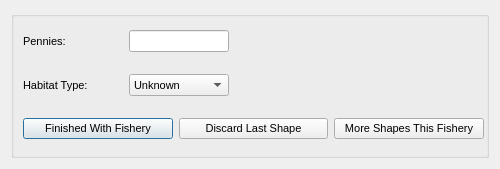
<ui version="4.0" >
 <author>Aaron Racicot</author>
 <class>NextPolygon</class>
 <widget class="QDialog" name="NextPolygon" >
  <property name="geometry" >
   <rect>
    <x>0</x>
    <y>0</y>
    <width>500</width>
    <height>169</height>
   </rect>
  </property>
  <property name="windowTitle" >
   <string>OpenOceanMap - Next Polygon</string>
  </property>
  <layout class="QHBoxLayout" >
   <item>
    <widget class="QGroupBox" name="groupBox" >
     <property name="font" >
      <font>
       <family>Tahoma</family>
       <pointsize>8</pointsize>
      </font>
     </property>
     <property name="title" >
      <string/>
     </property>
     <widget class="QWidget" name="layoutWidget" >
      <property name="geometry" >
       <rect>
        <x>12</x>
        <y>3</y>
        <width>461</width>
        <height>141</height>
       </rect>
      </property>
      <property name="font" >
       <font>
        <family>Tahoma</family>
        <pointsize>8</pointsize>
       </font>
      </property>
      <layout class="QVBoxLayout" name="verticalLayout" >
       <item>
        <layout class="QHBoxLayout" >
         <item>
          <widget class="QLabel" name="label_1" >
           <property name="minimumSize" >
            <size>
             <width>100</width>
             <height>0</height>
            </size>
           </property>
           <property name="maximumSize" >
            <size>
             <width>100</width>
             <height>16777215</height>
            </size>
           </property>
           <property name="font" >
            <font>
             <family>Tahoma</family>
             <pointsize>8</pointsize>
            </font>
           </property>
           <property name="text" >
            <string>Pennies:</string>
           </property>
          </widget>
         </item>
         <item>
          <widget class="QLineEdit" name="line_1" >
           <property name="enabled" >
            <bool>true</bool>
           </property>
           <property name="minimumSize" >
            <size>
             <width>100</width>
             <height>0</height>
            </size>
           </property>
           <property name="maximumSize" >
            <size>
             <width>100</width>
             <height>16777215</height>
            </size>
           </property>
           <property name="font" >
            <font>
             <family>Tahoma</family>
             <pointsize>8</pointsize>
            </font>
           </property>
           <property name="text" >
            <string/>
           </property>
          </widget>
         </item>
         <item>
          <widget class="QLabel" name="pl_label" >
           <property name="minimumSize" >
            <size>
             <width>50</width>
             <height>0</height>
            </size>
           </property>
           <property name="maximumSize" >
            <size>
             <width>50</width>
             <height>16777215</height>
            </size>
           </property>
           <property name="font" >
            <font>
             <family>Tahoma</family>
             <pointsize>8</pointsize>
            </font>
           </property>
           <property name="text" >
            <string/>
           </property>
          </widget>
         </item>
         <item>
          <spacer name="horizontalSpacer" >
           <property name="font" >
            <font>
             <family>Tahoma</family>
             <pointsize>8</pointsize>
            </font>
           </property>
           <property name="orientation" >
            <enum>Qt::Horizontal</enum>
           </property>
           <property name="sizeHint" stdset="0" >
            <size>
             <width>40</width>
             <height>20</height>
            </size>
           </property>
          </spacer>
         </item>
        </layout>
       </item>
       <item>
        <layout class="QHBoxLayout" name="horizontalLayout" >
         <property name="bottomMargin" >
          <number>0</number>
         </property>
         <item>
          <widget class="QLabel" name="habitat_combo_label" >
           <property name="minimumSize" >
            <size>
             <width>100</width>
             <height>0</height>
            </size>
           </property>
           <property name="maximumSize" >
            <size>
             <width>100</width>
             <height>16777215</height>
            </size>
           </property>
           <property name="font" >
            <font>
             <family>Tahoma</family>
             <pointsize>8</pointsize>
            </font>
           </property>
           <property name="text" >
            <string>Habitat Type:</string>
           </property>
          </widget>
         </item>
         <item>
          <widget class="QComboBox" name="habitat_combo" >
           <property name="minimumSize" >
            <size>
             <width>100</width>
             <height>0</height>
            </size>
           </property>
           <property name="maximumSize" >
            <size>
             <width>100</width>
             <height>16777215</height>
            </size>
           </property>
           <property name="font" >
            <font>
             <family>Tahoma</family>
             <pointsize>8</pointsize>
            </font>
           </property>
           <item>
            <property name="text" >
             <string>Unknown</string>
            </property>
           </item>
           <item>
            <property name="text" >
             <string>Hard Bottom</string>
            </property>
           </item>
           <item>
            <property name="text" >
             <string>Soft Sandy</string>
            </property>
           </item>
           <item>
            <property name="text" >
             <string>Mixed</string>
            </property>
           </item>
          </widget>
         </item>
         <item>
          <spacer name="horizontalSpacer_2" >
           <property name="font" >
            <font>
             <family>Tahoma</family>
             <pointsize>8</pointsize>
            </font>
           </property>
           <property name="orientation" >
            <enum>Qt::Horizontal</enum>
           </property>
           <property name="sizeHint" stdset="0" >
            <size>
             <width>40</width>
             <height>20</height>
            </size>
           </property>
          </spacer>
         </item>
        </layout>
       </item>
       <item>
        <widget class="QWidget" native="1" name="widget" >
         <property name="font" >
          <font>
           <family>Tahoma</family>
           <pointsize>8</pointsize>
          </font>
         </property>
         <layout class="QHBoxLayout" >
          <property name="margin" >
           <number>0</number>
          </property>
          <item>
           <widget class="QPushButton" name="pbnShapeFinished" >
            <property name="font" >
             <font>
              <family>Tahoma</family>
              <pointsize>8</pointsize>
             </font>
            </property>
            <property name="text" >
             <string>Finished With Fishery</string>
            </property>
           </widget>
          </item>
          <item>
           <widget class="QPushButton" name="pbnShapeDiscard" >
            <property name="font" >
             <font>
              <family>Tahoma</family>
              <pointsize>8</pointsize>
             </font>
            </property>
            <property name="text" >
             <string>Discard Last Shape</string>
            </property>
           </widget>
          </item>
          <item>
           <widget class="QPushButton" name="pbnMoreShapes" >
            <property name="font" >
             <font>
              <family>Tahoma</family>
              <pointsize>8</pointsize>
             </font>
            </property>
            <property name="text" >
             <string>More Shapes This Fishery</string>
            </property>
           </widget>
          </item>
         </layout>
        </widget>
       </item>
      </layout>
     </widget>
    </widget>
   </item>
  </layout>
 </widget>
 <resources/>
 <connections/>
</ui>
